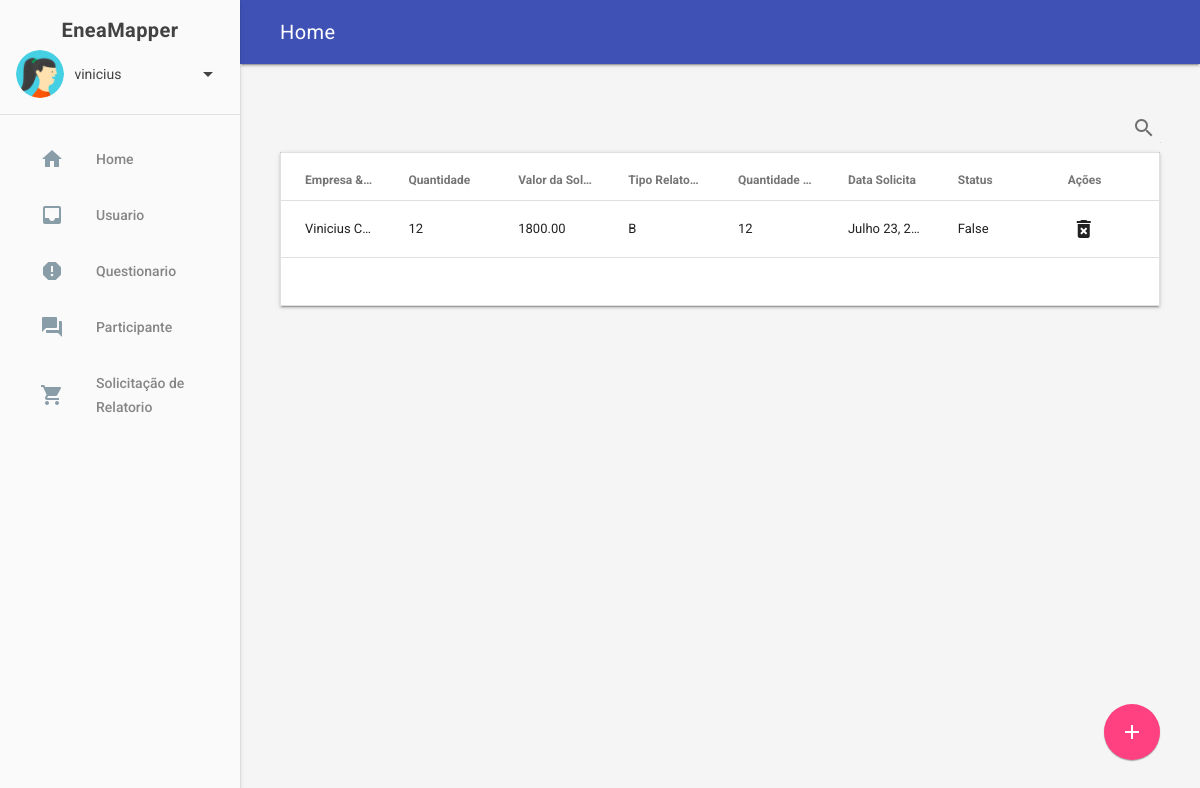
Page /empresa/solicitacao/list (signed in) on the committed database.
### apps/empresa/models.py (models this page shows, shortened)
class SolicitacaoReltorio(models.Model):
    empresa = models.ForeignKey(Empresa, verbose_name=("Empresa  & Consultor"), on_delete=models.CASCADE)
    quantidade_solicitada = models.IntegerField("Quantidade",)
    preco = models.DecimalField("Valor da Solicitação", max_digits=10, decimal_places=2,null=True,blank=True)
    quantidade_restante = models.IntegerField("Quantidade Restante de Relatorio",blank=True,null=True)
    status =  models.BooleanField("Status Solicitação",default=False,editable=False)
    tipo_relatorio =  models.CharField(max_length=4,choices=TIPO_RELATORIO, default=None)
    data_solicitacao = models.DateField("Data Solicitação", auto_now=True, auto_now_add=False, blank=True, null=True)
    class Meta:
        verbose_name = "SolicitacaoReltorio"
        verbose_name_plural = "Solicitacão de Relatórios"

class Empresa(models.Model):
    user_admin = models.OneToOneField(User, verbose_name="Usuario Administrador", on_delete=models.CASCADE)
    nome = models.CharField("Empresa  & Consultor", max_length=128)
    email = models.EmailField("E-mail", max_length=128)
    contato = models.CharField("Telefone de Contato", max_length=12)
    status = models.BooleanField("Status", default=True)
    class Meta:
        verbose_name = "Empresa"
        verbose_name_plural = "Empresa & Consultor"

### apps/empresa/views.py (the view)
# urls.py: path('solicitacao/list', myapp_views.solicitacaoRelatorioList, name='solicitacaolist'),
@login_required
def solicitacaoRelatorioList(request):
    solicitacao = SolicitacaoReltorio.objects.order_by('-data_solicitacao')
    paginator = Paginator(solicitacao, 10)
    page = request.GET.get('page')
    receitas_por_pagina = paginator.get_page(page)
    contexto = {
        'listar': receitas_por_pagina
    }
    return render(request,'empresa/solicitacao/list.html',contexto)

### templates/empresa/solicitacao/list.html (shortened to what this page needs)
{% extends 'base.html' %}
{% load static %}
{% block content %}
<section class="mdl-grid" id="my-table" style="padding-top: 0px;margin-top: 0px;">
    <div class="mdl-cell mdl-cell--6-col-tablet mdl-cell--12-col-desktop">
        <table id="mdl-table" class="mdl-data-table mdl-js-data-table mdl-shadow--2dp" >
            <div class="mdl-paging"><span class="mdl-paging__per-page">
                <div class="mdl-textfield mdl-js-textfield mdl-textfield--expandable is-upgraded is-focused">
                        <label class="mdl-button mdl-js-button mdl-button--icon" for="sample6">
                                <i class="material-icons">search</i>
                        </label>
                </div>
            </div>
            <thead>
                <tr>
                    <th class="mdl-data-table__cell--non-numeric">Empresa  & Consultor</th>
                    <th>Quantidade</th>
                    <th>Valor da Solicitação</th>
                    <th class="mdl-data-table__cell--non-numeric">Tipo Relatorio</th>
                    <th>Quantidade Restante</th>
                    <th>Data Solicita</th>
                    <th>Status</th>
                    <th>Ações</th>
                </tr>
            </thead>
            {% if listar %}
                <tbody >
                    {% for solic in listar %}
                        <tr>
                            <td class="mdl-data-table__cell--non-numeric">{{ solic.empresa }}</td>
                            <td>{{ solic.quantidade_solicitada }}</td>
                            <td>{{ solic.preco }}</td>
                            <td class="mdl-data-table__cell--non-numeric">{{ solic.tipo_relatorio }}</td>
                            <td>{{ solic.quantidade_restante }}</td>
                            <td>{{ solic.data_solicitacao }}</td>
                            <td>{{ solic.status }}</td>
                            <td>
                                <a href="{% url 'solicitacaodel' solic.id %}" class="mdl-button mdl-js-button mdl-button--icon">
                                <i class="material-icons">delete_forever</i>
                                </a>
                            </td>
                        </tr>
                    {% endfor %}
                </tbody>
            {%else%}
                <div class="mdl-cell mdl-cell--6-col-tablet mdl-cell--12-col-desktop">
                    <p>Solicitações nao encontrada</p>
                </div>
            {% endif %}
            <tfoot>
            <tr>
                <td colspan='8'>{% include 'partials/_paginacao.html' %}</td>
            </tr>
            </tfoot>
        </table>
    </div>
</section>
 <a href="{% url 'solicitacaoadd' %}" id="view-source" class="mdl-button mdl-js-button mdl-button--fab mdl-js-ripple-effect mdl-button--colored mdl-color-text--white">
 <i class="material-icons">add</i>
 </a>
{% endblock  %}

### templates/partials/_account.html (shortened to what this page needs)
{% load static %}
{% block content %}
<header class="demo-drawer-header">
    <span class="mdl-layout-title mdl-user-title"><strong>EneaMapper</strong></span>
    <div class="demo-avatar-dropdown">
    <img src="{% static 'img/user.jpg' %}" class="demo-avatar">
    <span class="mdl-user">{{ user.username }}</span>
    <button id="accbtn" class="mdl-button mdl-js-button mdl-js-ripple-effect mdl-button--icon">
        <i class="material-icons" role="presentation">arrow_drop_down</i>
    </button>
    </div>
</header>
{% endblock  %}

### RETHI/static/material/styles.css (style rules this page uses)
html, body { font-family: 'Roboto', 'Helvetica', sans-serif; }
.demo-avatar { width: 48px; height: 48px; border-radius: 24px; }
.demo-drawer-header { box-sizing: border-box; display: -webkit-flex; display: -ms-flexbox; display: flex; -webkit-flex-direction: column; -ms-flex-direction: column; flex-direction: column; -webkit-justify-content: flex-end; -ms-flex-pack: end; justify-content: flex-end; padding: 16px; height: 115px; border-bottom: 1px solid rgba(0,0,0,.1) }
.demo-avatar-dropdown { display: -webkit-flex; display: -ms-flexbox; display: flex; position: relative; margin-left: auto; -webkit-flex-direction: row; -ms-flex-direction: row; flex-direction: row; -webkit-align-items: center; -ms-flex-align: center; align-items: center; width: 100%; }
.mdl-user-title { position: absolute; top: 30px; left: 50%; transform: translate(-50%, -50%); }
.mdl-user { margin-left: 5% !important }
.mdl-data-table { table-layout:fixed; width:100%; }
#my-table td, th { width: 100%; white-space: nowrap; overflow: hidden; text-overflow: ellipsis; -o-text-overflow: ellipsis; }
#my-table { margin-top:24px; }
.material-icons { vertical-align: -25%; }
.mdl-data-table th, td { text-align: left !important; }
.mdl-paging { color: rgba(0, 0, 0, 0.54); display: -webkit-flex; display: -ms-flexbox; display: flex; -webkit-justify-content: flex-end; -ms-flex-pack: end; justify-content: flex-end; -webkit-align-items: center; -ms-flex-align: center; align-items: center; height: 56px; -webkit-flex-flow: row wrap; -ms-flex-flow: row wrap; flex-flow: row wrap; }
.mdl-paging > * { -webkit-flex: none; -ms-flex: none; flex: none; }
.mdl-paging__per-page { position: relative; }

### templates/base.html (style rules this page uses)
#view-source { position: fixed; display: block; right: 0; bottom: 0; margin-right: 40px; margin-bottom: 40px; z-index: 900; }

### rows in the picture
SolicitacaoReltorio: empresa "Vinicius C…", quantidade_solicitada "12", preco "1800.00", tipo_relatorio "B", quantidade_restante "12", data_solicitacao "Julho 23, 2…", status "False"

### other values in the picture
{{ user.username }} "vinicius"
